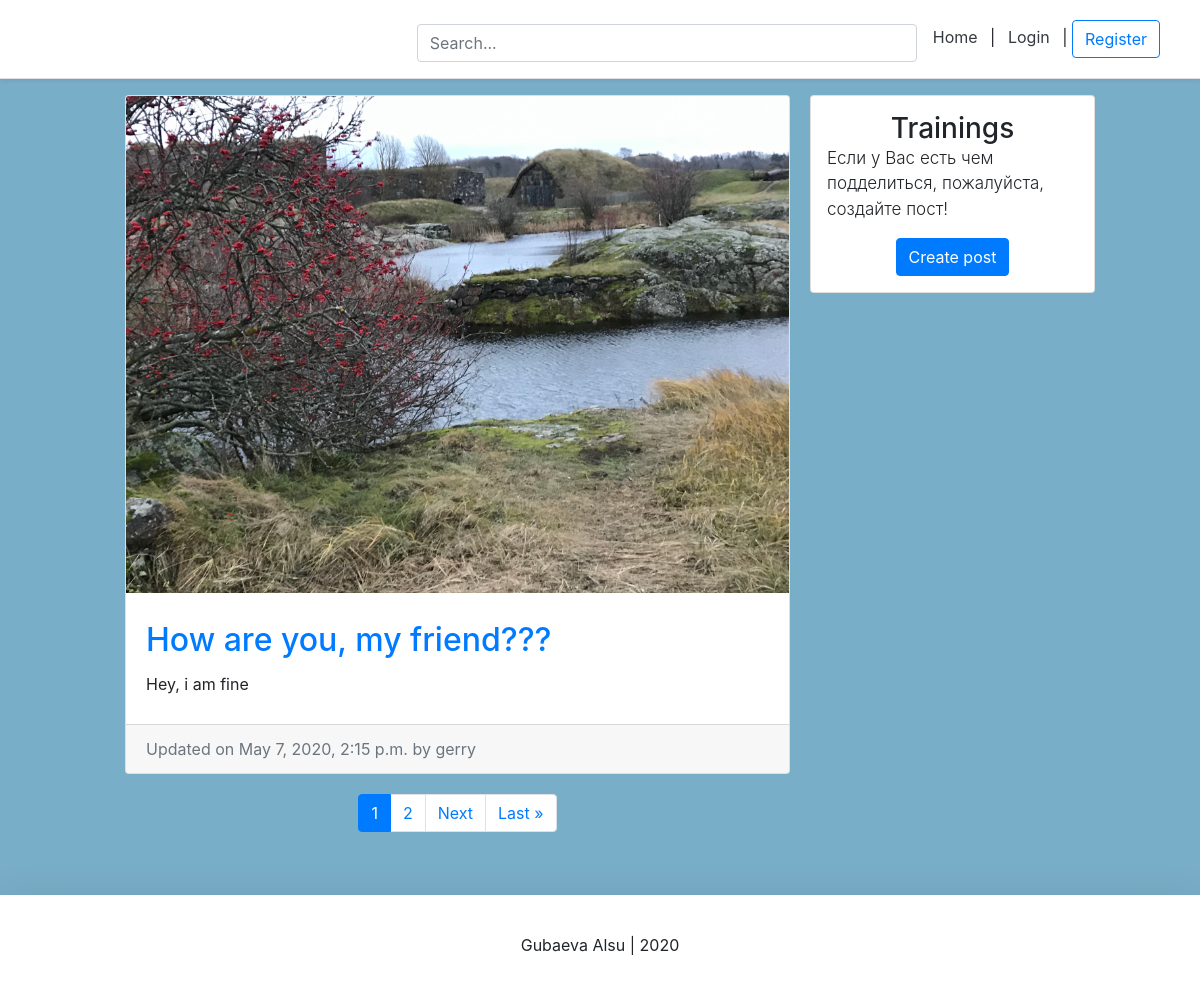
The page / on the database its author committed.
### blog/models.py (models this page shows, shortened)
class BlogPost(models.Model):
    title = models.CharField(max_length=50, null=False, blank=False)
    body = models.TextField(max_length=5000, null=False, blank=False)
    image = models.ImageField(upload_to=upload_location, null=False, blank=False)
    likes = models.ManyToManyField(settings.AUTH_USER_MODEL, related_name='likes', blank=True)
    date_published = models.DateTimeField(auto_now_add=True, verbose_name="date published")
    date_updated = models.DateTimeField(auto_now=True, verbose_name="date updated")
    author = models.ForeignKey(settings.AUTH_USER_MODEL, on_delete=models.CASCADE)
    slug = models.SlugField(blank=True, unique=True)

### user/models.py (models this page shows, shortened)
class New_user(AbstractBaseUser):
    email = models.EmailField(verbose_name="email", max_length=60, unique=True)
    username = models.CharField(max_length=40, unique=True)
    date_joined = models.DateTimeField(verbose_name='date joined', auto_now_add=True)
    last_login = models.DateTimeField(verbose_name='last login', auto_now=True)
    is_admin = models.BooleanField(default=False)
    is_active = models.BooleanField(default=True)
    is_staff = models.BooleanField(default=False)
    is_superuser = models.BooleanField(default=False)
    photo = models.ImageField(upload_to='images/', blank=True)
    status = models.TextField(max_length=50, blank=True)
    USERNAME_FIELD = 'username'
    objects = MyAccountManager()
    def __str__(self):
        return self.username

### personal/views.py (the view)
# urls.py: path('', home_screen_view, name="home"),
def home_screen_view(request):
    context = {}
    query = ""
    if request.GET:
        query = request.GET.get('q', '')
        context['query'] = str(query)
    blog_posts = sorted(get_blog_queryset(query), key=attrgetter('date_updated'), reverse=True)
    page = request.GET.get('page', 1)
    blog_posts_paginator = Paginator(blog_posts, BLOG_POSTS_PER_PAGE)
    try:
        blog_posts = blog_posts_paginator.page(page)
    except PageNotAnInteger:
        blog_posts = blog_posts_paginator.page(BLOG_POSTS_PER_PAGE)
    except EmptyPage:
        blog_posts = blog_posts_paginator.page(blog_posts_paginator.num_pages)
    context['blog_posts'] = blog_posts
    return render(request, 'personal/home.html', context)

### blog/views.py (called while the page is built)
def get_blog_queryset(query=None):
    queryset = []
    queries = query.split(" ")
    for q in queries:
        posts = BlogPost.objects.filter(
            Q(title__icontains=q) |
            Q(body__icontains=q)
        ).distinct()
        for post in posts:
            queryset.append(post)
    return list(set(queryset))

### templates/personal/home.html (shortened to what this page needs)
{% extends 'user_page/main.html' %}
{% load static %}
{% block all_posts %}
<div class="container">
	<div class="row">
		<div class="left-column col-lg-7 offset-lg-1">
            {% if blog_posts %}
                {% for post in blog_posts %}
                    <div class="blog-post-container">
                        {% include 'blog/snippets/blog_post_snippet.html' with blog_post=post %}
                    </div>
                {% endfor %}
            {% else %}
                <div class="blog-post-container">
                    {% include 'blog/snippets/blog_post_snippet.html' with query=query %}
                </div>
            {% endif %}
            {% include 'blog/snippets/blog_post_pagination.html' with blog_posts=blog_posts %}
		</div>
		<div class="right-column col-lg-3 d-lg-flex d-none flex-column">
			<div class="card create-post-bar d-flex flex-column p-3">
				<h3 class="m-auto">Trainings</h3>
				<p class="lead">Если у Вас есть чем подделиться, пожалуйста, создайте пост!</p>
				<p class="m-auto"><a class="btn btn-primary" href="{% url 'blog:create' %}">Create post</a></p>
			</div>
		</div>
	</div>
</div>
{% endblock all_posts %}

### templates/blog/snippets/blog_post_snippet.html (shortened to what this page needs)
{% if blog_post %}
    <div class="container">
        <div class="row">
            <div class="card m-auto">
                <a href="{% url 'blog:detail' post.slug %}">
                    <img class="card-img-top" src="{{blog_post.image.url}}">
                </a>
                <div class="card-body mt-2 mb-2">
                    <a href="{% url 'blog:detail' post.slug %}">
                        <h2 class="card-title">{{blog_post.title}}</h2>
                    </a>
                    <p class="card-text">{{blog_post.body|safe|truncatechars:180}}</p>
                </div>
                <div class="card-footer text-muted">
                  Updated on {{blog_post.date_updated}} by {{blog_post.author}}
                </div>
            </div>
        </div>
    </div>
{% endif %}

### templates/snippets/header.html (style rules this page uses)
@media (min-width: 768px) { html { font-size: 16px; } }

### templates/personal/home.html (style rules this page uses)
@media (min-width: 768px) { .right-column { margin-left: 20px; } }
.blog-post-container { margin-bottom: 20px; width: 100%; }
.create-post-bar { background-color: #fff; margin-bottom:20px; }
.left-column { padding:0px; }
.right-column { padding:0px; }
.lead { font-size: 17px; }

### templates/blog/snippets/blog_post_snippet.html (style rules this page uses)
.card { max-width: 700px; width: 100%; }
.card-body { padding: 20px; }

### templates/snippets/base_css.html (style rules this page uses)
body { background-color: #79aec8; }

### rows shown on the page
BlogPost: image (picture), title "How are you, my friend???", body "Hey, i am fine", date_updated "May 7, 2020, 2:15 p.m.", author "gerry"

### other values the page prints
{{ i }} "1"
{{ i }} "2"
